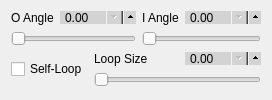
                 <widget class="QWidget" name="tab_16">
                  <attribute name="title">
                   <string>I/O Angle</string>
                  </attribute>
                  <layout class="QVBoxLayout" name="verticalLayout_112">
                   <item>
                    <layout class="QHBoxLayout" name="horizontalLayout_191">
                     <item>
                      <layout class="QVBoxLayout" name="verticalLayout_162">
                       <item>
                        <layout class="QHBoxLayout" name="horizontalLayout_192">
                         <item>
                          <widget class="QLabel" name="label_188">
                           <property name="focusPolicy">
                            <enum>Qt::NoFocus</enum>
                           </property>
                           <property name="text">
                            <string>O Angle</string>
                           </property>
                          </widget>
                         </item>
                         <item>
                          <widget class="QDoubleSpinBox" name="polygon_o_angle_spin">
                           <property name="focusPolicy">
                            <enum>Qt::ClickFocus</enum>
                           </property>
                           <property name="styleSheet">
                            <string notr="true">QDoubleSpinBox {
	max-height: 11px;
	min-height: 11px;
    min-width: 60px;
    max-width: 60px;
    padding-right: 10px;
    background-color: lightgray;
    padding-top: -2px;
    padding-bottom: -2px;
}

QDoubleSpinBox::up-button {
  subcontrol-origin: padding;
  subcontrol-position: right center;
  left: 7px;
  height: 18px;
  width: 18px;
}

QDoubleSpinBox::down-button {
  subcontrol-origin: content;
  subcontrol-position: right center;
  left: 0px;
  top: 0px;
  height: 18px;
  width: 18px;
}

</string>
                           </property>
                           <property name="maximum">
                            <double>360.000000000000000</double>
                           </property>
                          </widget>
                         </item>
                        </layout>
                       </item>
                       <item>
                        <widget class="QSlider" name="polygon_o_angle_slider">
                         <property name="focusPolicy">
                          <enum>Qt::NoFocus</enum>
                         </property>
                         <property name="styleSheet">
                          <string notr="true"/>
                         </property>
                         <property name="orientation">
                          <enum>Qt::Horizontal</enum>
                         </property>
                        </widget>
                       </item>
                      </layout>
                     </item>
                     <item>
                      <layout class="QVBoxLayout" name="verticalLayout_175">
                       <item>
                        <layout class="QHBoxLayout" name="horizontalLayout_193">
                         <item>
                          <widget class="QLabel" name="label_189">
                           <property name="focusPolicy">
                            <enum>Qt::NoFocus</enum>
                           </property>
                           <property name="text">
                            <string>I Angle</string>
                           </property>
                          </widget>
                         </item>
                         <item>
                          <widget class="QDoubleSpinBox" name="polygon_d_angle_spin">
                           <property name="focusPolicy">
                            <enum>Qt::ClickFocus</enum>
                           </property>
                           <property name="styleSheet">
                            <string notr="true">QDoubleSpinBox {
	max-height: 11px;
	min-height: 11px;
    min-width: 60px;
    max-width: 60px;
    padding-right: 10px;
    background-color: lightgray;
    padding-top: -2px;
    padding-bottom: -2px;
}

QDoubleSpinBox::up-button {
  subcontrol-origin: padding;
  subcontrol-position: right center;
  left: 7px;
  height: 18px;
  width: 18px;
}

QDoubleSpinBox::down-button {
  subcontrol-origin: content;
  subcontrol-position: right center;
  left: 0px;
  top: 0px;
  height: 18px;
  width: 18px;
}

</string>
                           </property>
                           <property name="maximum">
                            <double>360.000000000000000</double>
                           </property>
                          </widget>
                         </item>
                        </layout>
                       </item>
                       <item>
                        <widget class="QSlider" name="polygon_d_angle_slider">
                         <property name="focusPolicy">
                          <enum>Qt::NoFocus</enum>
                         </property>
                         <property name="styleSheet">
                          <string notr="true"/>
                         </property>
                         <property name="orientation">
                          <enum>Qt::Horizontal</enum>
                         </property>
                        </widget>
                       </item>
                      </layout>
                     </item>
                    </layout>
                   </item>
                   <item>
                    <layout class="QHBoxLayout" name="horizontalLayout_111">
                     <item>
                      <widget class="QCheckBox" name="polygon_loop">
                       <property name="text">
                        <string>Self-Loop</string>
                       </property>
                      </widget>
                     </item>
                     <item>
                      <layout class="QVBoxLayout" name="verticalLayout_176">
                       <item>
                        <layout class="QHBoxLayout" name="horizontalLayout_194">
                         <item>
                          <widget class="QLabel" name="label_190">
                           <property name="focusPolicy">
                            <enum>Qt::NoFocus</enum>
                           </property>
                           <property name="text">
                            <string>Loop Size</string>
                           </property>
                          </widget>
                         </item>
                         <item>
                          <widget class="QDoubleSpinBox" name="polygon_loop_size_spin">
                           <property name="focusPolicy">
                            <enum>Qt::ClickFocus</enum>
                           </property>
                           <property name="styleSheet">
                            <string notr="true">QDoubleSpinBox {
	max-height: 11px;
	min-height: 11px;
    min-width: 60px;
    max-width: 60px;
    padding-right: 10px;
    background-color: lightgray;
    padding-top: -2px;
    padding-bottom: -2px;
}

QDoubleSpinBox::up-button {
  subcontrol-origin: padding;
  subcontrol-position: right center;
  left: 7px;
  height: 18px;
  width: 18px;
}

QDoubleSpinBox::down-button {
  subcontrol-origin: content;
  subcontrol-position: right center;
  left: 0px;
  top: 0px;
  height: 18px;
  width: 18px;
}

</string>
                           </property>
                           <property name="maximum">
                            <double>360.000000000000000</double>
                           </property>
                          </widget>
                         </item>
                        </layout>
                       </item>
                       <item>
                        <widget class="QSlider" name="polygon_loop_size_slider">
                         <property name="focusPolicy">
                          <enum>Qt::NoFocus</enum>
                         </property>
                         <property name="styleSheet">
                          <string notr="true"/>
                         </property>
                         <property name="orientation">
                          <enum>Qt::Horizontal</enum>
                         </property>
                        </widget>
                       </item>
                      </layout>
                     </item>
                    </layout>
                   </item>
                  </layout>
                 </widget>
